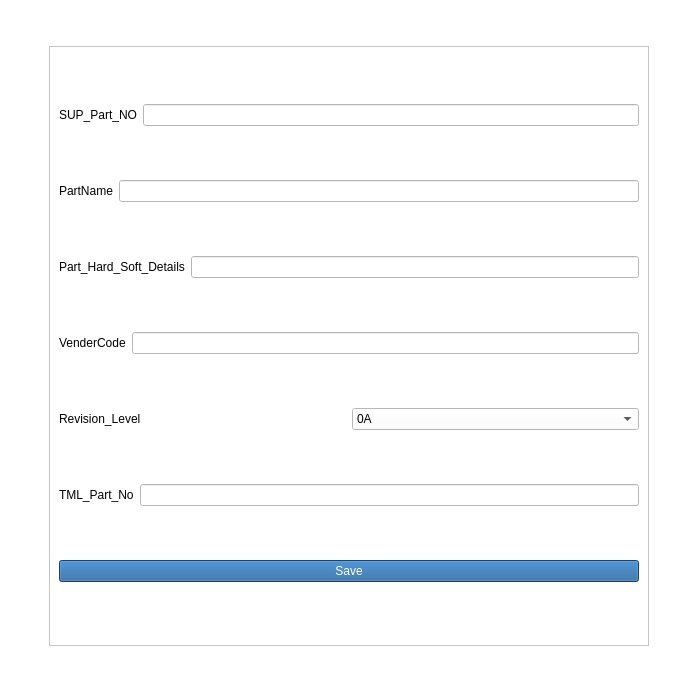
<?xml version="1.0" encoding="UTF-8"?>
<ui version="4.0">
 <class>Form</class>
 <widget class="QWidget" name="Form">
  <property name="geometry">
   <rect>
    <x>0</x>
    <y>0</y>
    <width>699</width>
    <height>693</height>
   </rect>
  </property>
  <property name="windowTitle">
   <string>Form</string>
  </property>
  <property name="styleSheet">
   <string notr="true">background-color: rgb(255, 255, 255);</string>
  </property>
  <layout class="QHBoxLayout" name="horizontalLayout_7">
   <item>
    <widget class="QFrame" name="frame">
     <property name="maximumSize">
      <size>
       <width>600</width>
       <height>600</height>
      </size>
     </property>
     <property name="frameShape">
      <enum>QFrame::StyledPanel</enum>
     </property>
     <property name="frameShadow">
      <enum>QFrame::Raised</enum>
     </property>
     <layout class="QHBoxLayout" name="horizontalLayout_6">
      <item>
       <layout class="QVBoxLayout" name="verticalLayout">
        <item>
         <layout class="QHBoxLayout" name="horizontalLayout_5">
          <property name="sizeConstraint">
           <enum>QLayout::SetMinimumSize</enum>
          </property>
          <item>
           <widget class="QLabel" name="label">
            <property name="styleSheet">
             <string notr="true">color: rgb(0, 0, 0);
font: 75 14pt &quot;MS Shell Dlg 2&quot;;</string>
            </property>
            <property name="text">
             <string>SUP_Part_NO</string>
            </property>
            <property name="alignment">
             <set>Qt::AlignCenter</set>
            </property>
            <property name="wordWrap">
             <bool>true</bool>
            </property>
            <property name="margin">
             <number>10</number>
            </property>
           </widget>
          </item>
          <item>
           <widget class="QLineEdit" name="supPart">
            <property name="styleSheet">
             <string notr="true">color: rgb(0, 0, 0);
font: 20pt &quot;MS Shell Dlg 2&quot;;</string>
            </property>
           </widget>
          </item>
         </layout>
        </item>
        <item>
         <layout class="QHBoxLayout" name="horizontalLayout_4">
          <property name="sizeConstraint">
           <enum>QLayout::SetMinimumSize</enum>
          </property>
          <item>
           <widget class="QLabel" name="label_3">
            <property name="styleSheet">
             <string notr="true">color: rgb(0, 0, 0);
font: 75 14pt &quot;MS Shell Dlg 2&quot;;</string>
            </property>
            <property name="text">
             <string>PartName</string>
            </property>
            <property name="margin">
             <number>10</number>
            </property>
           </widget>
          </item>
          <item>
           <widget class="QLineEdit" name="partName">
            <property name="styleSheet">
             <string notr="true">color: rgb(0, 0, 0);
font: 20pt &quot;MS Shell Dlg 2&quot;;</string>
            </property>
           </widget>
          </item>
         </layout>
        </item>
        <item>
         <layout class="QHBoxLayout" name="horizontalLayout_3">
          <property name="sizeConstraint">
           <enum>QLayout::SetMinimumSize</enum>
          </property>
          <item>
           <widget class="QLabel" name="label_4">
            <property name="styleSheet">
             <string notr="true">color: rgb(0, 0, 0);
font: 75 14pt &quot;MS Shell Dlg 2&quot;;</string>
            </property>
            <property name="text">
             <string>Part_Hard_Soft_Details</string>
            </property>
            <property name="margin">
             <number>10</number>
            </property>
           </widget>
          </item>
          <item>
           <widget class="QLineEdit" name="PHSD">
            <property name="styleSheet">
             <string notr="true">color: rgb(0, 0, 0);
font: 20pt &quot;MS Shell Dlg 2&quot;;</string>
            </property>
           </widget>
          </item>
         </layout>
        </item>
        <item>
         <layout class="QHBoxLayout" name="horizontalLayout_8">
          <property name="sizeConstraint">
           <enum>QLayout::SetMaximumSize</enum>
          </property>
          <item>
           <widget class="QLabel" name="label_2">
            <property name="styleSheet">
             <string notr="true">color: rgb(0, 0, 0);
font: 75 14pt &quot;MS Shell Dlg 2&quot;;</string>
            </property>
            <property name="text">
             <string>VenderCode</string>
            </property>
            <property name="margin">
             <number>10</number>
            </property>
           </widget>
          </item>
          <item>
           <widget class="QLineEdit" name="venderCode">
            <property name="styleSheet">
             <string notr="true">color: rgb(0, 0, 0);
font: 20pt &quot;MS Shell Dlg 2&quot;;</string>
            </property>
           </widget>
          </item>
         </layout>
        </item>
        <item>
         <layout class="QHBoxLayout" name="horizontalLayout_2">
          <property name="sizeConstraint">
           <enum>QLayout::SetMaximumSize</enum>
          </property>
          <item>
           <widget class="QLabel" name="label_5">
            <property name="styleSheet">
             <string notr="true">color: rgb(0, 0, 0);
font: 75 14pt &quot;MS Shell Dlg 2&quot;;</string>
            </property>
            <property name="text">
             <string>Revision_Level</string>
            </property>
            <property name="margin">
             <number>10</number>
            </property>
           </widget>
          </item>
          <item>
           <widget class="QComboBox" name="revisionLevel">
            <property name="styleSheet">
             <string notr="true">color: rgb(0, 0, 0);
font: 20pt &quot;MS Shell Dlg 2&quot;;</string>
            </property>
            <item>
             <property name="text">
              <string>0A</string>
             </property>
            </item>
            <item>
             <property name="text">
              <string>0B</string>
             </property>
            </item>
            <item>
             <property name="text">
              <string>0C                  </string>
             </property>
            </item>
           </widget>
          </item>
         </layout>
        </item>
        <item>
         <layout class="QHBoxLayout" name="horizontalLayout">
          <property name="sizeConstraint">
           <enum>QLayout::SetMinimumSize</enum>
          </property>
          <item>
           <widget class="QLabel" name="label_6">
            <property name="styleSheet">
             <string notr="true">color: rgb(0, 0, 0);
font: 75 14pt &quot;MS Shell Dlg 2&quot;;
</string>
            </property>
            <property name="text">
             <string>TML_Part_No</string>
            </property>
            <property name="margin">
             <number>10</number>
            </property>
           </widget>
          </item>
          <item>
           <widget class="QLineEdit" name="TML_Part">
            <property name="styleSheet">
             <string notr="true">color: rgb(0, 0, 0);
font: 20pt &quot;MS Shell Dlg 2&quot;;</string>
            </property>
           </widget>
          </item>
         </layout>
        </item>
        <item>
         <widget class="QPushButton" name="save">
          <property name="styleSheet">
           <string notr="true">color: rgb(255, 255, 255);;
background-color: rgb(29, 93, 155);
font: 12pt &quot;Sans Serif Collection&quot;;</string>
          </property>
          <property name="text">
           <string>Save</string>
          </property>
         </widget>
        </item>
       </layout>
      </item>
     </layout>
    </widget>
   </item>
  </layout>
 </widget>
 <resources/>
 <connections/>
</ui>
